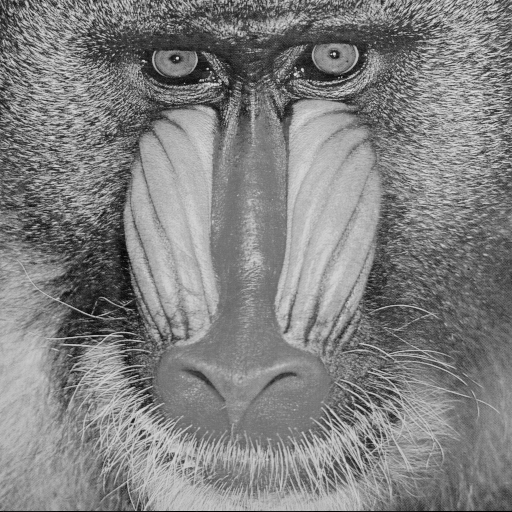
#> input picture T0/baboon.png, 512 x 512 px
$ python t0.py baboon.png   (older library calls are emulated)
#> lines starting #> are read from the running program, lines starting #| are printed output that depends on the picture
#-----------------------------------------------------------------------------------------
# MC920 - TRABALHO 0
#
# FABIO TAKAHASHI TANNIGUCHI - RA 145980
#
#-----------------------------------------------------------------------------------------

import sys as s
import cv2
import numpy as np
import asyncio
from scipy import misc
from matplotlib import pyplot as plt

#-----------------------------------------------------------------------------------------

async def Calculate_Stats(image):
    print("-----------------------------------")
    print("Largura:", image.shape[1])  # colunas
    print("Altura:", image.shape[0])  # linhas
    print("-----------------------------------")
    print("Intensidade mínima:", image.min())
    print("Intensidade máxima:", image.max())
    print("Intensidade média:", round(image.mean(), 2))
    print("-----------------------------------")

#-----------------------------------------------------------------------------------------

async def Plot_Histogram(image):
    histogram = cv2.calcHist([image], [0], None, [256], [0, 256])
    plt.plot(histogram)
    plt.xlim([0, 256])
    plt.ylabel('frequência')
    plt.xlabel('níveis de cinza')
    plt.title('Histograma')

    #plt.show()

    plt.savefig("145980_1_histogram.png")

    plt.gcf().clear()
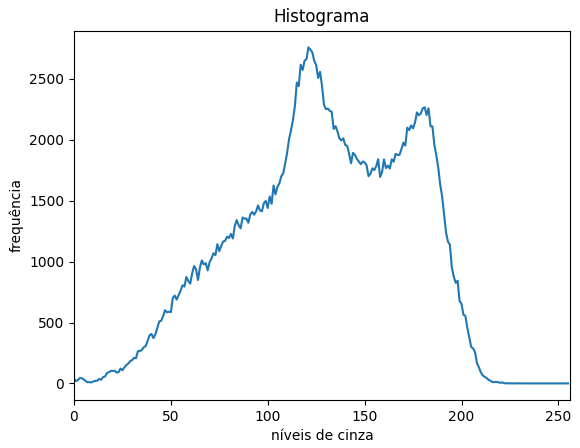
#> figure drawn by matplotlib, 1 panel; curve peaks at x = 121, y = 2759

#-----------------------------------------------------------------------------------------

async def Negative(image):
    full_matrix = np.full(image.shape, 256)
    negative = full_matrix - image
    plt.imshow(negative, cmap="gray", vmin=0, vmax=255)
    plt.title('Negativo da imagem')

    #plt.show()

    plt.savefig("145980_2_negative.png")

    plt.gcf().clear()
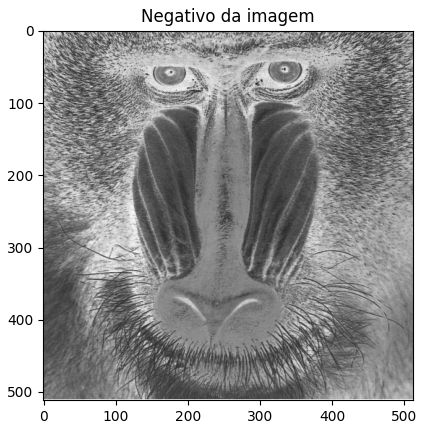
#> figure drawn by matplotlib, 1 panel

#-----------------------------------------------------------------------------------------

async def Rescale_Intensity(image, min, max):
    factor = (max-min+1)/256
    limited_image = ( image * factor ) + min
    plt.imshow(limited_image, cmap="gray", vmin=0, vmax=255)
    plt.title('Imagem transformada')

    #plt.show()

    plt.savefig("145980_3_transformed.png")

    plt.gcf().clear()
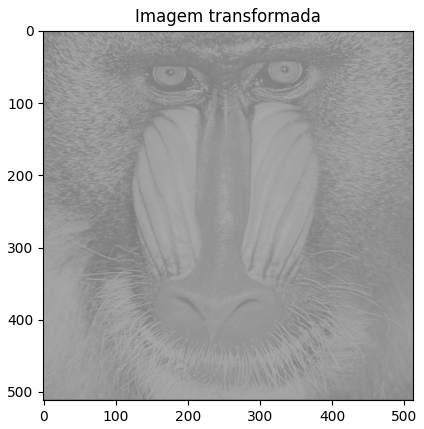
#> figure drawn by matplotlib, 1 panel

# -----------------------------------------------------------------------------------------

# receiving the (image) file path
file_path = s.argv[1]
print("Lendo arquivo", file_path, "...")

# loading the PNG into a ndarray
image = misc.imread(file_path, True)

loop = asyncio.get_event_loop()
loop.run_until_complete(asyncio.gather(
    Calculate_Stats(image),
    Plot_Histogram(image),
    Negative(image),
    Rescale_Intensity(image, 120, 180)
))
loop.close()

$ run again, on T0/city.png
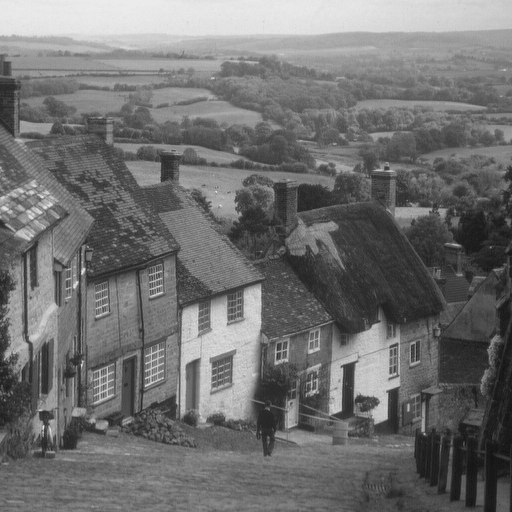
#> input picture T0/city.png, 512 x 512 px
#> `async def Negative(image): full_matrix = np.full(image.shape, 256) neg..`:
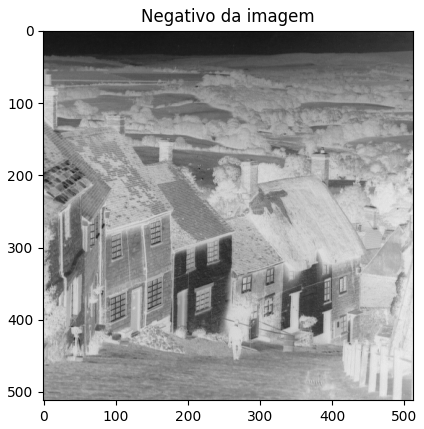
#> figure drawn by matplotlib, 1 panel
#> `async def Rescale_Intensity(image, min, max): factor = (max-min+1)/256..`:
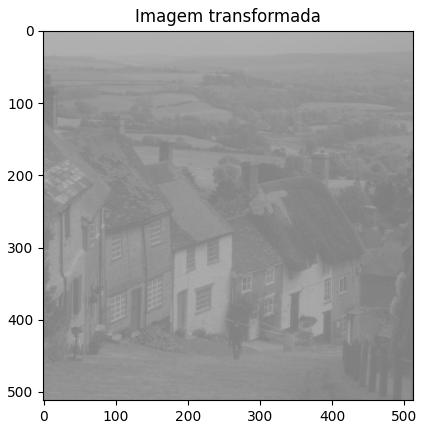
#> figure drawn by matplotlib, 1 panel

$ run again, on T0/house.png
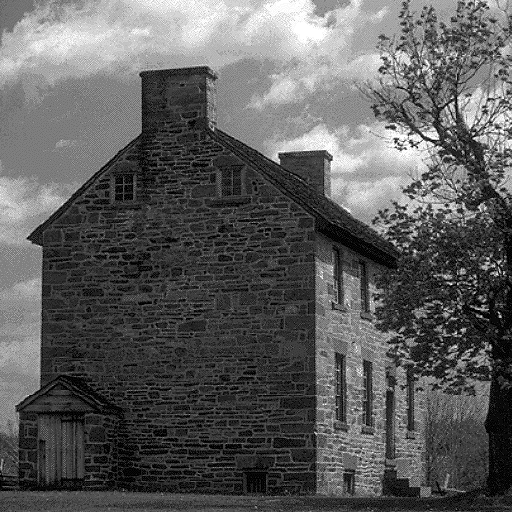
#> input picture T0/house.png, 512 x 512 px
#> `async def Negative(image): full_matrix = np.full(image.shape, 256) neg..`:
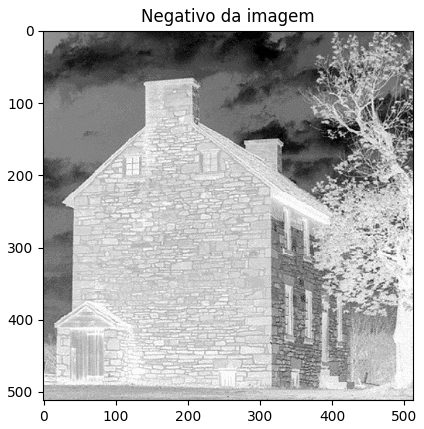
#> figure drawn by matplotlib, 1 panel
#> `async def Rescale_Intensity(image, min, max): factor = (max-min+1)/256..`:
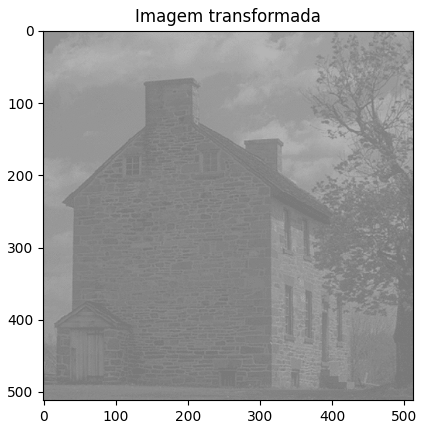
#> figure drawn by matplotlib, 1 panel
